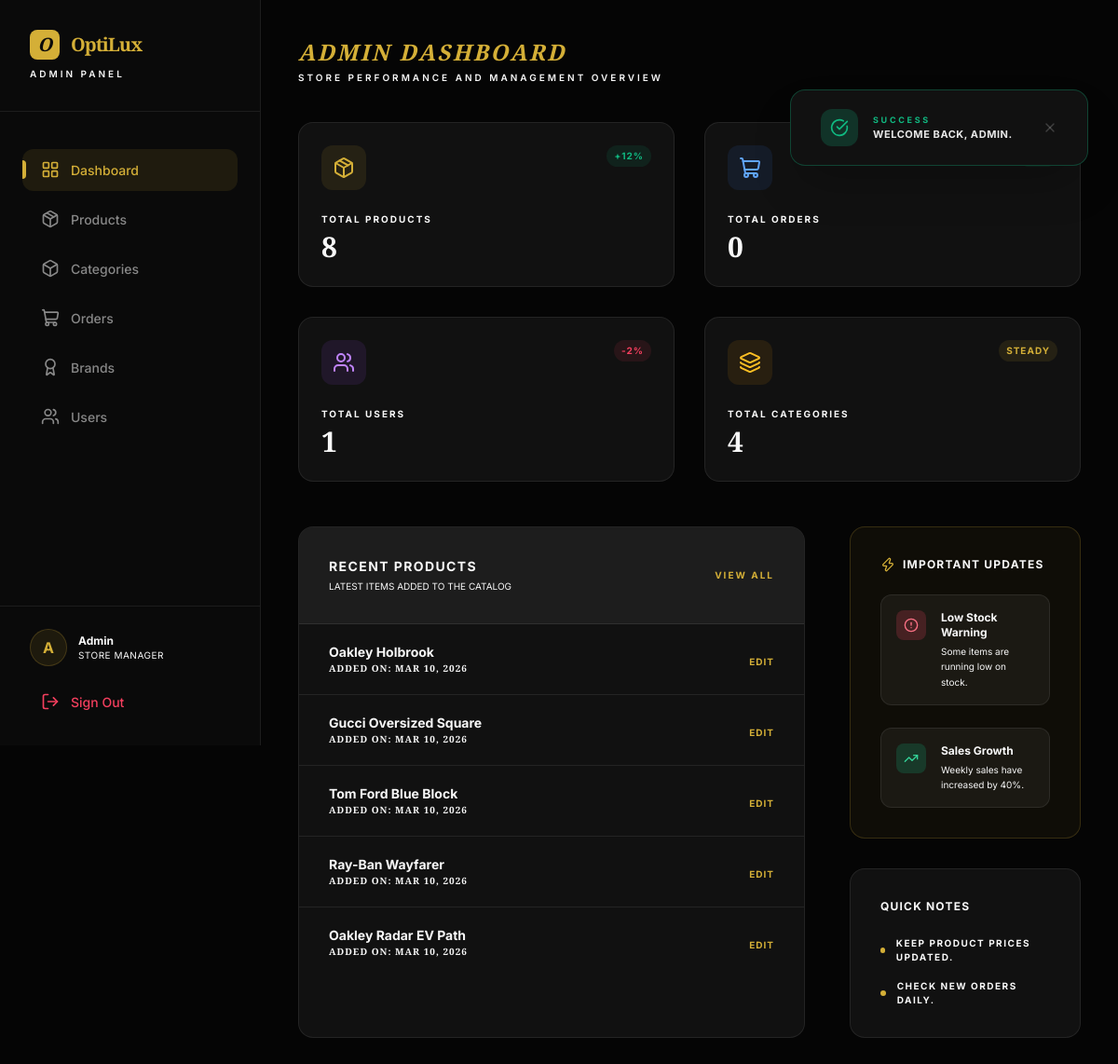
/admin/index.php (signed in), run on an earlier commit of the app's database.
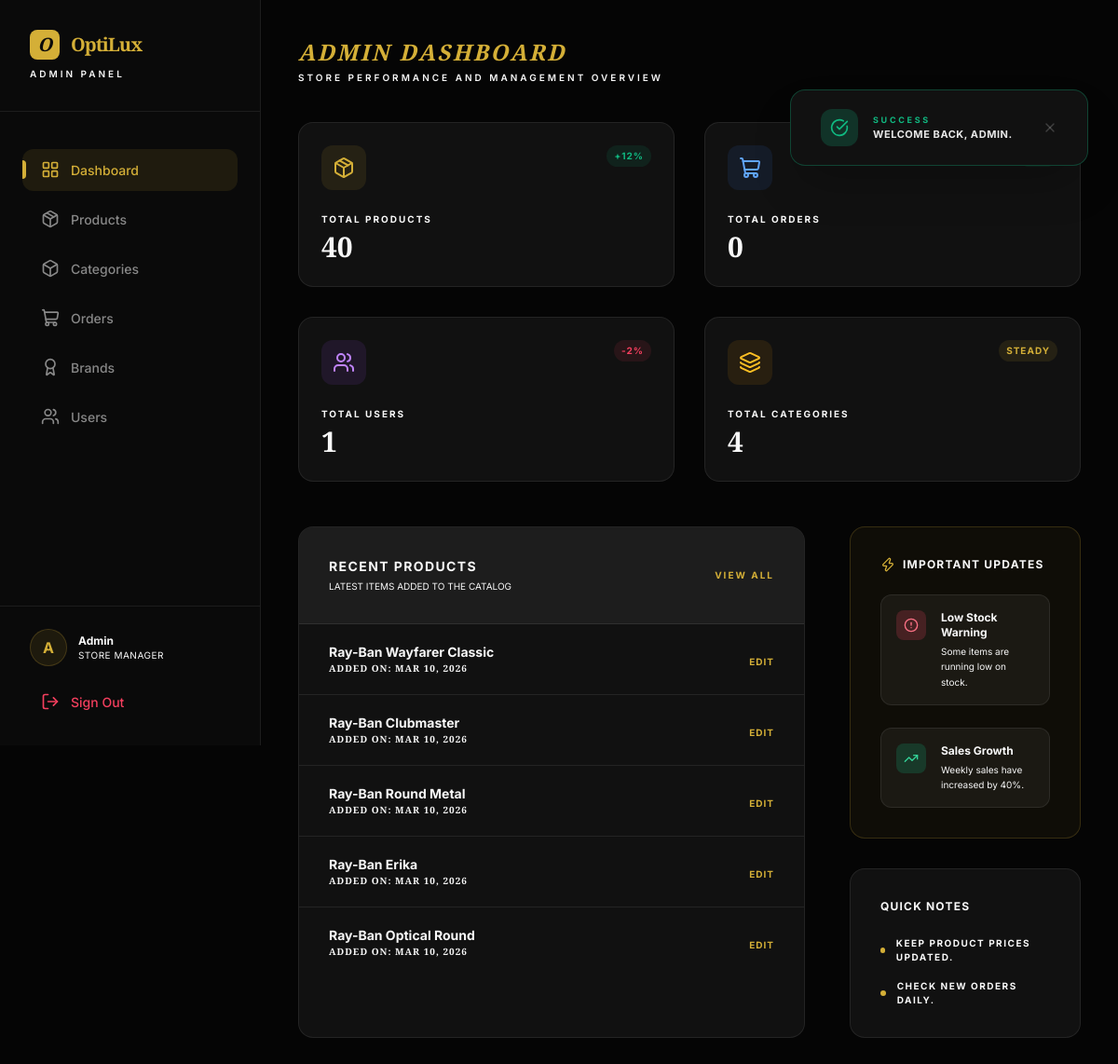
And on a later commit of the database.
### tables this page shows
CREATE TABLE products (
  id INT AUTO_INCREMENT PRIMARY KEY,
  name VARCHAR(200),
  slug VARCHAR(200) UNIQUE,
  description TEXT,
  price DECIMAL(10,2),
  sale_price DECIMAL(10,2) DEFAULT NULL,
  stock INT DEFAULT 0,
  category_id INT,
  brand_id INT,
  frame_material VARCHAR(100),
  lens_type VARCHAR(100),
  gender ENUM('men','women','unisex','kids'),
  image VARCHAR(255),
  is_featured TINYINT(1) DEFAULT 0,
  is_new TINYINT(1) DEFAULT 0,
  created_at TIMESTAMP DEFAULT CURRENT_TIMESTAMP,
  FOREIGN KEY (category_id) REFERENCES categories(id),
  FOREIGN KEY (brand_id) REFERENCES brands(id)
);

### includes/auth.php (called while the page is built, shortened)
<?php
function getFlash($key) {
    if (isset($_SESSION['flash_' . $key])) {
        $msg = $_SESSION['flash_' . $key];
        return $msg;
    }
    return null;
}
?>

### admin/index.php (the view)
<?php
require_once __DIR__ . '/includes/header.php';
$total_products = $conn->query("SELECT COUNT(*) FROM products")->fetchColumn();
$total_categories = $conn->query("SELECT COUNT(*) FROM categories")->fetchColumn();
$total_users = $conn->query("SELECT COUNT(*) FROM users")->fetchColumn();
$total_orders = $conn->query("SELECT COUNT(*) FROM orders")->fetchColumn();
$recent_products = $conn->query("SELECT name, created_at FROM products ORDER BY created_at DESC LIMIT 5")->fetchAll();
?>
<div class="mb-10">
    <h1 class="text-2xl font-bold font-serif-lux tracking-widest uppercase italic text-brand">Admin Dashboard</h1>
    <p class="text-[10px] text-muted uppercase tracking-[0.3em] mt-1 font-semibold">Store performance and management overview</p>
</div>
<div class="grid grid-cols-1 md:grid-cols-2 xl:grid-cols-4 gap-8 mb-12">
    <div class="glass-card p-6 flex flex-col justify-between">
        <div class="flex justify-between items-start">
            <div class="w-12 h-12 rounded-xl bg-brand/10 flex items-center justify-center text-brand">
                <i data-lucide="package" class="w-6 h-6"></i>
            </div>
            <span class="text-[10px] font-bold text-emerald-500 bg-emerald-500/10 px-2 py-1 rounded-full uppercase tracking-widest">+12%</span>
        </div>
        <div class="mt-6">
            <h3 class="text-muted text-[10px] font-bold uppercase tracking-[0.2em] mb-1">Total Products</h3>
            <p class="text-3xl font-bold font-serif-lux"><?= $total_products ?></p>
        </div>
    </div>
    <div class="glass-card p-6 flex flex-col justify-between">
        <div class="flex justify-between items-start">
            <div class="w-12 h-12 rounded-xl bg-blue-500/10 flex items-center justify-center text-blue-400">
                <i data-lucide="shopping-cart" class="w-6 h-6"></i>
            </div>
            <span class="text-[10px] font-bold text-emerald-500 bg-emerald-500/10 px-2 py-1 rounded-full uppercase tracking-widest">+5%</span>
        </div>
        <div class="mt-6">
            <h3 class="text-muted text-[10px] font-bold uppercase tracking-[0.2em] mb-1">Total Orders</h3>
            <p class="text-3xl font-bold font-serif-lux"><?= $total_orders ?></p>
        </div>
    </div>
    <div class="glass-card p-6 flex flex-col justify-between">
        <div class="flex justify-between items-start">
            <div class="w-12 h-12 rounded-xl bg-purple-500/10 flex items-center justify-center text-purple-400">
                <i data-lucide="users" class="w-6 h-6"></i>
            </div>
            <span class="text-[10px] font-bold text-rose-500 bg-rose-500/10 px-2 py-1 rounded-full uppercase tracking-widest">-2%</span>
        </div>
        <div class="mt-6">
            <h3 class="text-muted text-[10px] font-bold uppercase tracking-[0.2em] mb-1">Total Users</h3>
            <p class="text-3xl font-bold font-serif-lux"><?= $total_users ?></p>
        </div>
    </div>
    <div class="glass-card p-6 flex flex-col justify-between">
        <div class="flex justify-between items-start">
            <div class="w-12 h-12 rounded-xl bg-amber-500/10 flex items-center justify-center text-amber-400">
                <i data-lucide="layers" class="w-6 h-6"></i>
            </div>
            <span class="text-[10px] font-bold text-brand bg-brand/10 px-2 py-1 rounded-full uppercase tracking-widest">Steady</span>
        </div>
        <div class="mt-6">
            <h3 class="text-muted text-[10px] font-bold uppercase tracking-[0.2em] mb-1">Total Categories</h3>
            <p class="text-3xl font-bold font-serif-lux"><?= $total_categories ?></p>
        </div>
    </div>
</div>
<div class="grid grid-cols-1 lg:grid-cols-3 gap-12">
    <div class="lg:col-span-2 glass-card overflow-hidden">
        <div class="p-8 border-b border-border flex justify-between items-center bg-white/5">
            <div>
                <h3 class="text-sm font-bold uppercase tracking-widest">Recent Products</h3>
                <p class="text-[10px] text-muted uppercase mt-1">Latest items added to the catalog</p>
            </div>
            <a href="products.php" class="text-brand text-[10px] font-bold uppercase tracking-[0.2em] hover:underline">View All</a>
        </div>
        <div class="p-0">
            <table class="w-full text-left">
                <tbody>
                    <?php foreach($recent_products as $p): ?>
                    <tr class="border-b border-border last:border-0 hover:bg-white/5 transition-all">
                        <td class="px-8 py-5">
                            <p class="text-sm font-bold"><?= htmlspecialchars(substr($p['name'], 0, 40)) ?></p>
                            <p class="text-[10px] text-muted font-bold font-serif-lux uppercase tracking-widest">Added on: <?= date('M j, Y', strtotime($p['created_at'])) ?></p>
                        </td>
                        <td class="px-8 py-5 text-right">
                            <a href="edit-product.php?id=<?= rand(1, 10) ?>" class="text-brand text-[10px] font-bold uppercase tracking-widest hover:underline">Edit</a>
                        </td>
                    </tr>
                    <?php endforeach; ?>
                </tbody>
            </table>
        </div>
    </div>
    <div class="space-y-8">
        <div class="glass-card p-8 bg-brand/5 border-brand/20">
            <h3 class="text-xs font-bold uppercase tracking-widest mb-6 flex items-center gap-2">
                <i data-lucide="zap" class="w-4 h-4 text-brand"></i> Important Updates
            </h3>
            <div class="space-y-6">
                <div class="flex items-start gap-4 p-4 rounded-xl bg-white/5 border border-border">
                    <div class="w-8 h-8 rounded-lg bg-rose-500/20 text-rose-400 flex items-center justify-center flex-shrink-0">
                        <i data-lucide="alert-circle" class="w-4 h-4"></i>
                    </div>
                    <div>
                        <p class="text-xs font-bold">Low Stock Warning</p>
                        <p class="text-[10px] text-muted mt-1 leading-relaxed">Some items are running low on stock.</p>
                    </div>
                </div>
                <div class="flex items-start gap-4 p-4 rounded-xl bg-white/5 border border-border">
                    <div class="w-8 h-8 rounded-lg bg-emerald-500/20 text-emerald-400 flex items-center justify-center flex-shrink-0">
                        <i data-lucide="trending-up" class="w-4 h-4"></i>
                    </div>
                    <div>
                        <p class="text-xs font-bold">Sales Growth</p>
                        <p class="text-[10px] text-muted mt-1 leading-relaxed">Weekly sales have increased by 40%.</p>
                    </div>
                </div>
            </div>
        </div>
        <div class="glass-card p-8">
            <h3 class="text-xs font-bold uppercase tracking-widest mb-6">Quick Notes</h3>
            <ul class="space-y-4 text-[10px] text-muted uppercase font-bold tracking-[0.15em]">
                <li class="flex items-center gap-3">
                    <div class="w-1.5 h-1.5 rounded-full bg-brand"></div>
                    Keep product prices updated.
                </li>
                <li class="flex items-center gap-3">
                    <div class="w-1.5 h-1.5 rounded-full bg-brand"></div>
                    Check new orders daily.
                </li>
            </ul>
        </div>
    </div>
</div>
<?php require_once __DIR__ . '/includes/footer.php'; ?>

### admin/includes/header.php (shortened to what this page needs)
<?php
require_once __DIR__ . '/../../includes/auth.php';
?>
<!DOCTYPE html>
<html lang="en">
<head>
    <script src="https://cdn.tailwindcss.com"></script>
</head>
<body>
<aside class="sidebar flex flex-col">
    <div class="p-8 border-b border-border">
        <div class="flex items-center gap-3">
            <div class="w-8 h-8 bg-brand rounded-lg flex items-center justify-center text-dark font-bold text-xl font-serif-lux italic">O</div>
            <h1 class="text-xl font-bold tracking-tighter font-serif-lux text-brand">OptiLux</h1>
        </div>
        <p class="text-[10px] uppercase tracking-[0.3em] text-muted mt-2 font-semibold">Admin Panel</p>
    </div>
    <nav class="flex-grow p-6 space-y-2 mt-4">
        <?php
        $current_page = basename($_SERVER['PHP_SELF']);
        function isActive($page, $current) { return ($current === $page) ? 'active' : ''; }
        ?>
        <a href="index.php" class="nav-link relative <?= isActive('index.php', $current_page) ?>">
            <?php if(isActive('index.php', $current_page)): ?><div class="pro-active-indicator"></div><?php endif; ?>
            <i data-lucide="layout-grid" class="w-5 h-5"></i> Dashboard
        </a>
        <a href="products.php" class="nav-link relative <?= isActive('products.php', $current_page) ?>">
            <i data-lucide="package" class="w-5 h-5"></i> Products
        </a>
        <a href="categories.php" class="nav-link relative <?= isActive('categories.php', $current_page) ?>">
            <i data-lucide="box" class="w-5 h-5"></i> Categories
        </a>
        <a href="orders.php" class="nav-link relative <?= isActive('orders.php', $current_page) ?>">
            <i data-lucide="shopping-cart" class="w-5 h-5"></i> Orders
        </a>
        <a href="brands.php" class="nav-link relative <?= isActive('brands.php', $current_page) ?>">
            <i data-lucide="award" class="w-5 h-5"></i> Brands
        </a>
        <a href="users.php" class="nav-link relative <?= isActive('users.php', $current_page) ?>">
            <i data-lucide="users" class="w-5 h-5"></i> Users
        </a>
    </nav>
    <div class="p-6 border-t border-border space-y-4">
        <div class="flex items-center gap-3 px-2">
            <div class="w-10 h-10 rounded-full bg-brand/10 border border-brand/20 flex items-center justify-center text-brand font-bold">A</div>
            <div>
                <p class="text-xs font-bold">Admin</p>
                <p class="text-[10px] text-muted uppercase tracking-wider">Store Manager</p>
            </div>
        </div>
        <a href="../logout.php" class="nav-link text-rose-500 hover:bg-rose-500/10 hover:text-rose-400">
            <i data-lucide="log-out" class="w-5 h-5"></i> Sign Out
        </a>
    </div>
</aside>
<div class="main-content">
    <main class="p-10 flex-grow">
<?php foreach(['success', 'error', 'info', 'warning'] as $type): ?>
    <?php if ($msg = getFlash($type)): ?>
        <div id="flash-<?= $type ?>-toast" class="fixed top-24 right-8 z-[100] animate-in fade-in slide-in-from-top-4 duration-500 min-w-[320px]">
            <div class="glass-card bg-primary border <?= $type === 'success' ? 'border-emerald-500/30' : ($type === 'error' ? 'border-rose-500/30' : 'border-brand/30') ?> text-white px-8 py-5 flex items-center gap-4 shadow-2xl backdrop-blur-xl">
                <div class="w-10 h-10 rounded-xl <?= $type === 'success' ? 'bg-emerald-500/20 text-emerald-500' : ($type === 'error' ? 'bg-rose-500/20 text-rose-500' : 'bg-brand/20 text-brand') ?> flex items-center justify-center">
                    <i data-lucide="<?= $type === 'success' ? 'check-circle' : ($type === 'error' ? 'alert-circle' : 'info') ?>" class="w-5 h-5"></i>
                </div>
                <div class="flex-grow">
                    <p class="text-[9px] uppercase tracking-[0.3em] font-bold <?= $type === 'success' ? 'text-emerald-500' : ($type === 'error' ? 'text-rose-500' : 'text-brand') ?> mb-0.5"><?= strtoupper($type) ?></p>
                    <p class="text-[11px] font-bold uppercase tracking-wider text-white/90 leading-tight"><?= htmlspecialchars($msg) ?></p>
                </div>
                <button onclick="document.getElementById('flash-<?= $type ?>-toast').remove()" class="text-white/20 hover:text-white transition-colors">
                    <i data-lucide="x" class="w-4 h-4"></i>
                </button>
            </div>
        </div>
    <?php endif; ?>
<?php endforeach; ?>

### admin/includes/footer.php (shortened to what this page needs)
    </main>
</div>
</body>
</html>

### admin/includes/header.php (style rules this page uses)
:root { --primary: #0a0a0a; --accent: #d4af37; --accent-soft: rgba(212, 175, 55, 0.1); --bg-body: #050505; --bg-card: #111111; --border: rgba(255, 255, 255, 0.08); --text-main: #f8f8f8; --text-muted: #888888; }
body { background-color: var(--bg-body); color: var(--text-main); font-family: 'Inter', sans-serif; -webkit-font-smoothing: antialiased; }
.font-serif-lux { font-family: 'Cinzel', serif; }
.sidebar { width: 280px; background: var(--primary); border-right: 1px solid var(--border); height: 100vh; position: fixed; left: 0; top: 0; z-index: 50; }
.main-content { margin-left: 280px; min-height: 100vh; display: flex; flex-direction: column; }
.nav-link { display: flex; items-center: center; gap: 12px; padding: 12px 20px; border-radius: 12px; color: var(--text-muted); font-size: 14px; font-weight: 500; transition: all 0.2s; }
.nav-link.active { color: var(--accent); background: var(--accent-soft); }
.glass-card { background: var(--bg-card); border: 1px solid var(--border); border-radius: 16px; }
.pro-active-indicator { width: 4px; height: 20px; background: var(--accent); border-radius: 0 4px 4px 0; position: absolute; left: 0; }

What changed in the data, as far as the page shows it:
changed products: name "Oakley Holbrook" → "Ray-Ban Wayfarer Classic"
changed products: name "Gucci Oversized Square" → "Ray-Ban Clubmaster"
changed products: name "Tom Ford Blue Block" → "Ray-Ban Round Metal"
changed products: name "Ray-Ban Wayfarer" → "Ray-Ban Erika"
changed products: name "Oakley Radar EV Path" → "Ray-Ban Optical Round"
Also different on the page:
$total_products: "8" → "40"
